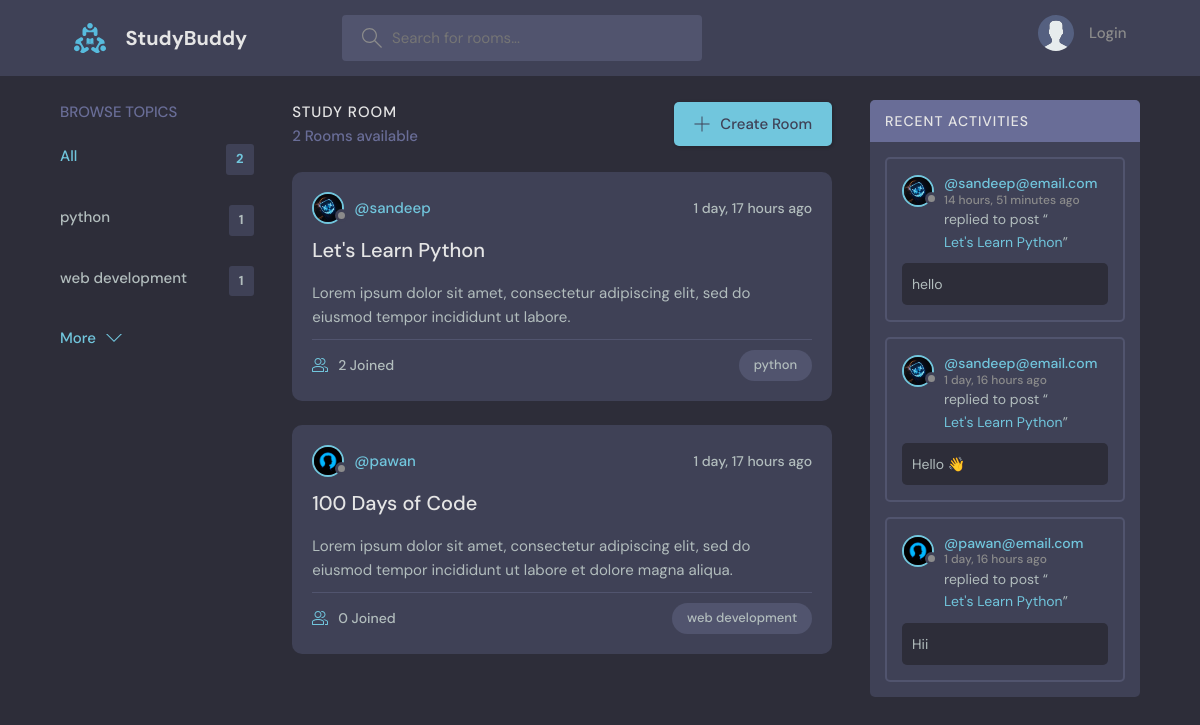
The page / on the database its author committed.
### base/models.py (models this page shows, shortened)
class Topic(models.Model):
    name = models.CharField(max_length=200)

class Room(models.Model):
    host = models.ForeignKey(User, on_delete=models.SET_NULL, null=True)
    topic = models.ForeignKey(Topic, on_delete=models.SET_NULL, null=True)
    name = models.CharField(max_length=200)
    description = models.TextField(null=True, blank=True)
    participants = models.ManyToManyField(
        User, related_name='participants', blank=True
    )
    updated = models.DateTimeField(auto_now=True)
    created = models.DateTimeField(auto_now_add=True)
    class Meta:
        ordering = ['-updated', '-created']
    def __str__(self) -> str:
        return self.name

class User(AbstractUser):
    name = models.CharField(max_length=200, null=True)
    email = models.EmailField(unique=True, null=True)
    bio = models.TextField(null=True)
    avatar = models.ImageField(null=True, default="avatar.svg")
    USERNAME_FIELD = 'email'
    REQUIRED_FIELDS = []

class Message(models.Model):
    user = models.ForeignKey(User, on_delete=models.CASCADE)
    room = models.ForeignKey(Room, on_delete=models.CASCADE)
    body = models.TextField()
    updated = models.DateTimeField(auto_now=True)
    created = models.DateTimeField(auto_now_add=True)
    class Meta:
        ordering = ['-updated', '-created']

### base/views.py (the view)
# urls.py: path("", views.home, name='home'),
def home(request):
    q = request.GET.get('q') if request.GET.get('q') != None else ''
    rooms = Room.objects.filter(
        Q(topic__name__icontains=q) |
        Q(name__icontains=q) |
        Q(description__icontains=q)
    )
    room_count = rooms.count()
    topics = Topic.objects.all()
    room_messages = Message.objects.filter(Q(room__topic__name__icontains=q))
    context = {'rooms':rooms, 'topics':topics, 'room_count':room_count, 'room_messages':room_messages}
    return render(request, 'base/home.html', context)

### base/templates/base/home.html (shortened to what this page needs)
{% extends 'main.html' %}
{% block content %}
    <main class="layout layout--3">
      <div class="container">
        {% include 'base/topics_component.html' %}
        <div class="roomList">
          <div class="roomList__header">
            <div>
              <h2>Study Room</h2>
              <p>{{rooms.count}} Rooms available</p>
            </div>
            <a class="btn btn--main" href="{% url 'create-room' %}">
              <svg version="1.1" xmlns="http://www.w3.org/2000/svg" width="32" height="32" viewBox="0 0 32 32">
                <title>add</title>
                <path
                  d="M16.943 0.943h-1.885v14.115h-14.115v1.885h14.115v14.115h1.885v-14.115h14.115v-1.885h-14.115v-14.115z"
                ></path>
              </svg>
              Create Room
            </a>
          </div>
          {% include 'base/feed_component.html' %}
        </div>
        {% include 'base/activity_component.html' %}
      </div>
    </main>
    {% endblock %}

### base/templates/base/topics_component.html
<div class="topics">
    <div class="topics__header">
      <h2>Browse Topics</h2>
    </div>
    <ul class="topics__list">
      <li>
        <a href="{% url 'home' %}" class="active">All <span>{{topics.count}}</span></a>
      </li>
      {% for topic in topics %}
      <li>
        <a href="{% url 'home' %}?q={{topic.name}}">{{topic.name}} <span>{{topic.room_set.all.count}}</span></a>
      </li>
      {% endfor %}
    </ul>
    <a class="btn btn--link" href="{% url 'topics' %}">
      More
      <svg version="1.1" xmlns="http://www.w3.org/2000/svg" width="32" height="32" viewBox="0 0 32 32">
        <title>chevron-down</title>
        <path d="M16 21l-13-13h-3l16 16 16-16h-3l-13 13z"></path>
      </svg>
    </a>
  </div>

### base/templates/base/feed_component.html (shortened to what this page needs)
{%for room in rooms%}
<div class="roomListRoom">
    <div class="roomListRoom__header">
      <a href="{% url 'user-profile' room.host.id %}" class="roomListRoom__author">
        <div class="avatar avatar--small">
          <img src="{{room.host.avatar.url}}" />
        </div>
        <span>@{{room.host.username}}</span>
      </a>
      <div class="roomListRoom__actions">
        <span>{{room.created|timesince}} ago</span>
      </div>
    </div>
    <div class="roomListRoom__content">
      <a href="{% url 'room' room.id %}">{{room.name}}</a>
      <p>
        {{room.description}}
      </p>
    </div>
    <div class="roomListRoom__meta">
      <a href="{% url 'room' room.id %}" class="roomListRoom__joined">
        {{room.participants.all.count}} Joined
      </a>
      <p class="roomListRoom__topic">{{room.topic.name}}</p>
    </div>
  </div>
{%endfor%}

### base/templates/base/activity_component.html (shortened to what this page needs)
<div class="activities">
    <div class="activities__header">
      <h2>Recent Activities</h2>
    </div>
    {% for message in room_messages %}
    <div class="activities__box">
      <div class="activities__boxHeader roomListRoom__header">
        <a href="{% url 'user-profile' message.user.id %}" class="roomListRoom__author">
          <div class="avatar avatar--small">
            <img src="{{message.user.avatar.url}}" />
          </div>
          <p>
            @{{message.user}}
            <span>{{message.created | timesince}} ago</span>
          </p>
        </a>
      </div>
      <div class="activities__boxContent">
        <p>replied to post “<a href="{% url 'room' message.room.id %}">{{message.room}}</a>”</p>
        <div class="activities__boxRoomContent">{{message.body}}</div>
      </div>
    </div>
    {% endfor %}
</div>

### rows shown on the page
Topic: name "python", room_set.all.count "1"
Topic: name "web development", room_set.all.count "1"
Room: host.avatar (picture), host.username "sandeep", created "1 day, 17 hours", name "Let's Learn Python", description "Lorem ipsum dolor sit amet, consectetur adipiscing elit, sed do eiusmod tempor incididunt ut labore.", participants.all.count "2", topic.name "python"
Room: host.avatar (placeholder picture), host.username "pawan", created "1 day, 17 hours", name "100 Days of Code", description "Lorem ipsum dolor sit amet, consectetur adipiscing elit, sed do eiusmod tempor incididunt ut labore et dolore magna aliqua.", participants.all.count "0", topic.name "web development"
Message: user.avatar (picture), user "sandeep@email.com", created "14 hours, 51 minutes", room "Let's Learn Python", body "hello"
Message: user.avatar (picture), user "sandeep@email.com", created "1 day, 16 hours", room "Let's Learn Python", body "Hello 👋"
Message: user.avatar (placeholder picture), user "pawan@email.com", created "1 day, 16 hours", room "Let's Learn Python", body "Hii"

### other values the page prints
{{ topics.count }} "2"
{{ rooms.count }} "2"
